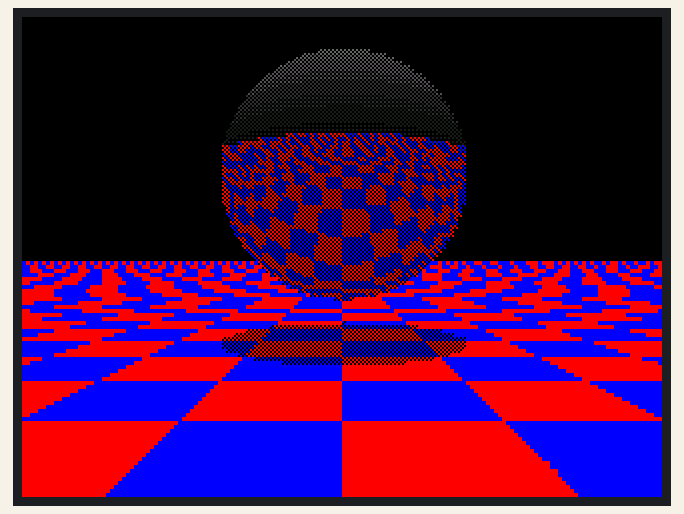
Bench run of a sketch on a simulated Arduino Uno, built with avr-gcc and run on an emulated ATmega328P. Shown: 320×240 colour display. What the sketch prints to the serial monitor is not drawn.

Above: at 7.3 s.

The sketch:

calcrt.ino
```cpp
#include <Elegoo_GFX.h>
#include <Elegoo_TFTLCD.h>
#define LCD_CS A3
#define LCD_CD A2
#define LCD_WR A1
#define LCD_RD A0
#define LCD_RESET A4
#define BLACK   0x0000
#define BLUE    0x001F
#define RED     0xF800
#define GREEN   0x07E0
#define CYAN    0x07FF
#define MAGENTA 0xF81F
#define YELLOW  0xFFE0
#define WHITE   0xFFFF
Elegoo_TFTLCD tft(LCD_CS, LCD_CD, LCD_WR, LCD_RD, LCD_RESET);


int g = 1;
int col[6] = {12, 24, 23, 22, 21, 20};
int ccol[15] = {BLUE, RED, BLACK, MAGENTA, GREEN, 0x0000, 0x0000, 0x0000, CYAN, YELLOW, WHITE, tft.color565(100, 100, 100), tft.color565(80, 80, 80), tft.color565(50, 50, 50), tft.color565(30, 30, 30)};

float dest[3];

void setup() {
  Serial.begin(9600);
  Serial.println(F("TFT LCD test"));

#ifdef USE_Elegoo_SHIELD_PINOUT
  Serial.println(F("Using Elegoo 2.8\" TFT Arduino Shield Pinout"));
#else
  Serial.println(F("Using Elegoo 2.8\" TFT Breakout Board Pinout"));
#endif

  Serial.print("TFT size is "); Serial.print(tft.width()); Serial.print("x"); Serial.println(tft.height());

  tft.reset();

  uint16_t identifier = tft.readID();
identifier=0x9341;
  if(identifier == 0x9325) {
    Serial.println(F("Found ILI9325 LCD driver"));
  } else if(identifier == 0x9328) {
    Serial.println(F("Found ILI9328 LCD driver"));
  } else if(identifier == 0x7575) {
    Serial.println(F("Found HX8347G LCD driver"));
  } else if(identifier == 0x9341) {
    Serial.println(F("Found ILI9341 LCD driver"));
  } else if(identifier == 0x8357) {
    Serial.println(F("Found HX8357D LCD driver"));
  } else {
    Serial.print(F("Unknown LCD driver chip: "));
    Serial.println(identifier, HEX);
    Serial.println(F("If using the Elegoo 2.8\" TFT Arduino shield, the line:"));
    Serial.println(F("  #define USE_Elegoo_SHIELD_PINOUT"));
    Serial.println(F("should appear in the library header (Elegoo_TFT.h)."));
    Serial.println(F("If using the breakout board, it should NOT be #defined!"));
    Serial.println(F("Also if using the breakout, double-check that all wiring"));
    Serial.println(F("matches the tutorial."));
    return;
  }

  tft.begin(identifier);
  tft.setRotation(3);
  tft.fillScreen(BLACK);


}

void loop() {
  render();

}

void render() {
  for (float y = 0; y < 240; y += 2 * g) {

    for (float x = 0; x < 320; x += 2 * g) {
      float b = (120 - y) / 240;
      float a = (x - 160) / 240;

      float e = (a * a) + (b * b) + 1;
      float f = (-2 * b) - 12;
      float h = 34.75;
      float d = (f * f) - 4 * (e * h);

      float t = -1 / b;

      float u = a * t;
      float v = t;

      int c = remainder(abs(intf(u) + intf(v)), 2);

      int lc = 12;
      int mc = 12;

      c = 12 - (t > 0)*(c + 1);

      if (d >= 0) {
        t = (-f - sqrt(d)) / (2 * e);
        float i = a * t;
        float j = (b * t) - 1;
        float k = 6 - t;
        float m = j / 1.5;

        if (m > 0) {
          m = intf(10 * m);
          lc = col[intf(m / 2)];
          mc = col[intf((m / 2) + .5)];
        } else {
          mc = 12;
        }

        float L3[] = {i / 1.5, j / 1.5, k / 1.5};
        float L2[] = {a, b, 1};

        mult(L3, L2);

        float s = 2 * lsum(dest);

        smult(s, L3);

        sub(dest, L2);
        float p = dest[0];
        float q = dest[1];
        float r = dest[2];

        t = (j-2)/q;

        if (t > 0) {
          u = (p*t) + i;
          v = (r*t) + 6 - k;
          c = 11 - remainder(abs(intf(u) + intf(v)), 2);
        } else {
          c = 12;
        }

      } else {
        if (t > 0) {
          e = 1;
          f = 4;
          h = (u*u) + (v*v) - (12*v) + 37.75;
          d = (f*f) - 4*(e*h);

          lc= 12*(d>=0) + c*(d<0);
          mc = lc;
        }

      }
      pixelOn(x, y, c);
      pixelOn(x, y+1, lc);
      pixelOn(x+1, y, mc);
      pixelOn(x+1, y+1, c);
    }
  }
}

void pixelOn(int x, int y, int c) {
  tft.drawPixel(x, y, ccol[c - 10]);
}

int intf(float a) {
  return floor(a);
}

int remainder(int a, int b) {
  return a % b;
}

float sum(float a[]) {
  float s = 0;
  for (int i = 0; i < 3; i++) {
    s = s + a[i];
  }
  return s;
}

void mult(float a[], float b[]) {
  for (int i = 0; i < 3; i++) {
    dest[i] = a[i] * b[i];
  }
}

void smult(float a, float b[]) {
  for (int i = 0; i < 3; i++) {
    dest[i] = a * b[i];
  }
}

void sub(float a[], float b[]) {
  for (int i = 0; i < 3; i++) {
    dest[i] = a[i] - b[i];
  }
}

float lsum(float a[]) {
  float s;
  for (int i = 0; i < 3; i++) {
    s += a[i];
  }
  return s;
}
```
